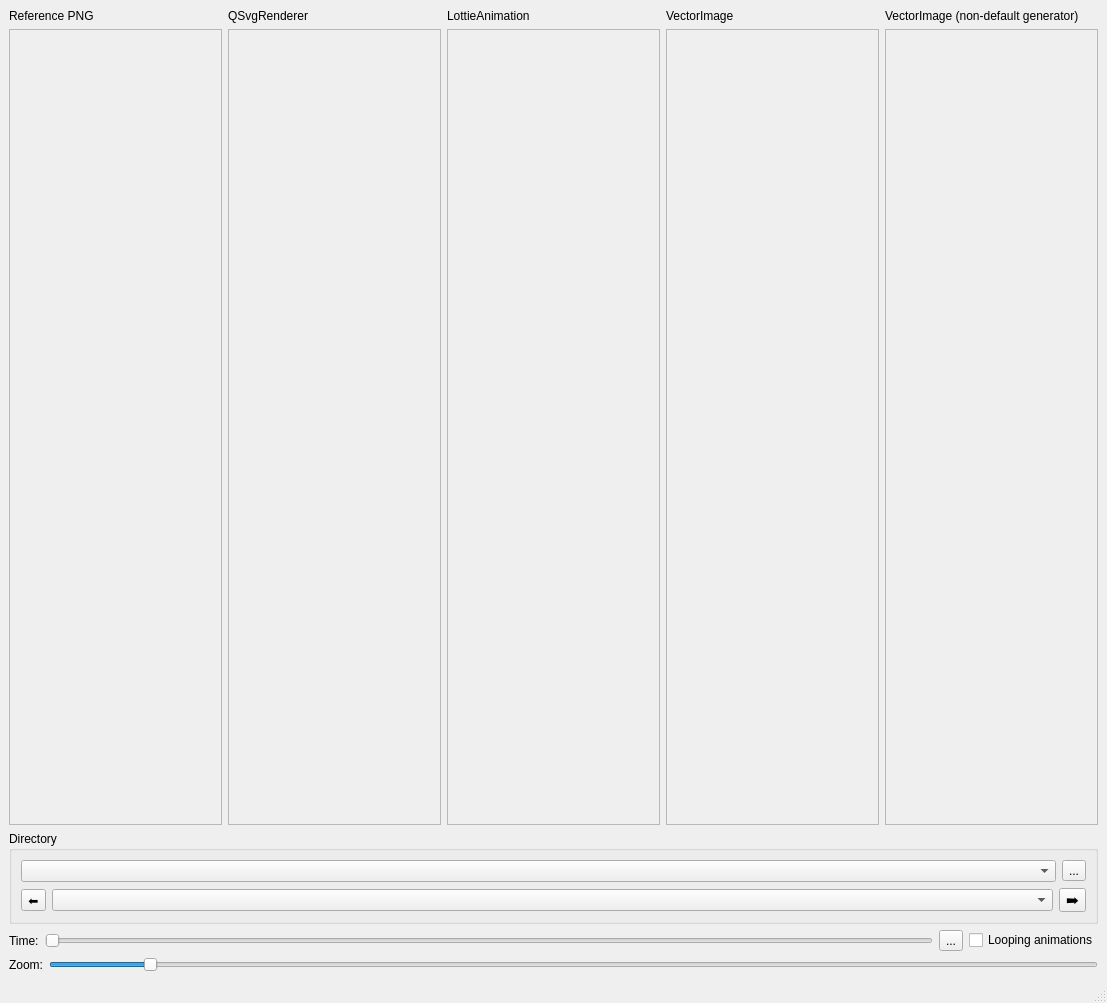
<?xml version="1.0" encoding="UTF-8"?>
<ui version="4.0">
 <class>MainWindow</class>
 <widget class="QMainWindow" name="MainWindow">
  <property name="geometry">
   <rect>
    <x>0</x>
    <y>0</y>
    <width>1107</width>
    <height>1003</height>
   </rect>
  </property>
  <property name="windowTitle">
   <string>MainWindow</string>
  </property>
  <widget class="QWidget" name="centralwidget">
   <layout class="QVBoxLayout" name="verticalLayout">
    <item>
     <layout class="QHBoxLayout" name="horizontalLayout">
      <item>
       <layout class="QVBoxLayout" name="vaRefPng">
        <item>
         <widget class="QLabel" name="lRefPng">
          <property name="sizePolicy">
           <sizepolicy hsizetype="Preferred" vsizetype="Maximum">
            <horstretch>0</horstretch>
            <verstretch>0</verstretch>
           </sizepolicy>
          </property>
          <property name="text">
           <string>Reference PNG</string>
          </property>
         </widget>
        </item>
        <item>
         <widget class="QScrollArea" name="saImage">
          <property name="sizePolicy">
           <sizepolicy hsizetype="Preferred" vsizetype="Preferred">
            <horstretch>0</horstretch>
            <verstretch>0</verstretch>
           </sizepolicy>
          </property>
          <property name="toolTip">
           <string>Reference png</string>
          </property>
          <property name="widgetResizable">
           <bool>true</bool>
          </property>
          <property name="alignment">
           <set>Qt::AlignmentFlag::AlignBottom|Qt::AlignmentFlag::AlignLeading|Qt::AlignmentFlag::AlignLeft</set>
          </property>
          <widget class="QWidget" name="scrollAreaWidgetContents">
           <property name="geometry">
            <rect>
             <x>0</x>
             <y>0</y>
             <width>209</width>
             <height>752</height>
            </rect>
           </property>
          </widget>
         </widget>
        </item>
       </layout>
      </item>
      <item>
       <layout class="QVBoxLayout" name="verticalLayout_3">
        <item>
         <widget class="QLabel" name="lSvgRenderer">
          <property name="sizePolicy">
           <sizepolicy hsizetype="Preferred" vsizetype="Maximum">
            <horstretch>0</horstretch>
            <verstretch>0</verstretch>
           </sizepolicy>
          </property>
          <property name="text">
           <string>QSvgRenderer</string>
          </property>
         </widget>
        </item>
        <item>
         <widget class="QScrollArea" name="saSvgPainter">
          <property name="sizePolicy">
           <sizepolicy hsizetype="Preferred" vsizetype="Preferred">
            <horstretch>0</horstretch>
            <verstretch>0</verstretch>
           </sizepolicy>
          </property>
          <property name="toolTip">
           <string>Reference QPainter</string>
          </property>
          <property name="widgetResizable">
           <bool>true</bool>
          </property>
          <widget class="QWidget" name="scrollAreaWidgetContents_4">
           <property name="geometry">
            <rect>
             <x>0</x>
             <y>0</y>
             <width>208</width>
             <height>752</height>
            </rect>
           </property>
          </widget>
         </widget>
        </item>
       </layout>
      </item>
      <item>
       <layout class="QVBoxLayout" name="verticalLayout_6">
        <item>
         <widget class="QLabel" name="lLottieAnimation">
          <property name="sizePolicy">
           <sizepolicy hsizetype="Preferred" vsizetype="Maximum">
            <horstretch>0</horstretch>
            <verstretch>0</verstretch>
           </sizepolicy>
          </property>
          <property name="text">
           <string>LottieAnimation</string>
          </property>
         </widget>
        </item>
        <item>
         <widget class="QScrollArea" name="saLottieAnimation">
          <property name="sizePolicy">
           <sizepolicy hsizetype="Preferred" vsizetype="Preferred">
            <horstretch>0</horstretch>
            <verstretch>0</verstretch>
           </sizepolicy>
          </property>
          <property name="toolTip">
           <string>Reference QPainter</string>
          </property>
          <property name="widgetResizable">
           <bool>true</bool>
          </property>
          <widget class="QWidget" name="scrollAreaWidgetContents_6">
           <property name="geometry">
            <rect>
             <x>0</x>
             <y>0</y>
             <width>209</width>
             <height>752</height>
            </rect>
           </property>
          </widget>
         </widget>
        </item>
       </layout>
      </item>
      <item>
       <layout class="QVBoxLayout" name="verticalLayout_4">
        <item>
         <widget class="QLabel" name="label_3">
          <property name="sizePolicy">
           <sizepolicy hsizetype="Preferred" vsizetype="Maximum">
            <horstretch>0</horstretch>
            <verstretch>0</verstretch>
           </sizepolicy>
          </property>
          <property name="text">
           <string>VectorImage</string>
          </property>
         </widget>
        </item>
        <item>
         <widget class="QScrollArea" name="saVectorImage">
          <property name="sizePolicy">
           <sizepolicy hsizetype="Preferred" vsizetype="Expanding">
            <horstretch>0</horstretch>
            <verstretch>0</verstretch>
           </sizepolicy>
          </property>
          <property name="toolTip">
           <string>VectorImage</string>
          </property>
          <property name="widgetResizable">
           <bool>true</bool>
          </property>
          <widget class="QWidget" name="scrollAreaWidgetContents_2">
           <property name="geometry">
            <rect>
             <x>0</x>
             <y>0</y>
             <width>208</width>
             <height>752</height>
            </rect>
           </property>
          </widget>
         </widget>
        </item>
       </layout>
      </item>
      <item>
       <layout class="QVBoxLayout" name="verticalLayout_5">
        <item>
         <widget class="QLabel" name="label_4">
          <property name="sizePolicy">
           <sizepolicy hsizetype="Preferred" vsizetype="Maximum">
            <horstretch>0</horstretch>
            <verstretch>0</verstretch>
           </sizepolicy>
          </property>
          <property name="text">
           <string>VectorImage (non-default generator)</string>
          </property>
         </widget>
        </item>
        <item>
         <widget class="QScrollArea" name="saVectorImageNonDefault">
          <property name="sizePolicy">
           <sizepolicy hsizetype="Preferred" vsizetype="Expanding">
            <horstretch>0</horstretch>
            <verstretch>0</verstretch>
           </sizepolicy>
          </property>
          <property name="toolTip">
           <string>VectorImage</string>
          </property>
          <property name="widgetResizable">
           <bool>true</bool>
          </property>
          <widget class="QWidget" name="scrollAreaWidgetContents_3">
           <property name="geometry">
            <rect>
             <x>0</x>
             <y>0</y>
             <width>209</width>
             <height>752</height>
            </rect>
           </property>
          </widget>
         </widget>
        </item>
       </layout>
      </item>
     </layout>
    </item>
    <item>
     <widget class="QGroupBox" name="groupBox">
      <property name="sizePolicy">
       <sizepolicy hsizetype="MinimumExpanding" vsizetype="Maximum">
        <horstretch>0</horstretch>
        <verstretch>0</verstretch>
       </sizepolicy>
      </property>
      <property name="title">
       <string>Directory</string>
      </property>
      <layout class="QVBoxLayout" name="verticalLayout_2">
       <item>
        <layout class="QHBoxLayout" name="horizontalLayout_2">
         <item>
          <widget class="QComboBox" name="cbCurrentDir">
           <property name="maxCount">
            <number>10</number>
           </property>
          </widget>
         </item>
         <item>
          <widget class="QToolButton" name="tbSelectDir">
           <property name="text">
            <string>...</string>
           </property>
          </widget>
         </item>
        </layout>
       </item>
       <item>
        <layout class="QHBoxLayout" name="horizontalLayout_3">
         <item>
          <widget class="QToolButton" name="tbPrev">
           <property name="text">
            <string>⬅️</string>
           </property>
          </widget>
         </item>
         <item>
          <widget class="QComboBox" name="cbFilename"/>
         </item>
         <item>
          <widget class="QToolButton" name="tbNext">
           <property name="font">
            <font>
             <family>Segoe UI Emoji</family>
            </font>
           </property>
           <property name="text">
            <string>➡️</string>
           </property>
          </widget>
         </item>
        </layout>
       </item>
      </layout>
     </widget>
    </item>
    <item>
     <layout class="QHBoxLayout" name="horizontalLayout_5">
      <item>
       <layout class="QHBoxLayout" name="hlTime">
        <item>
         <widget class="QLabel" name="lTime">
          <property name="text">
           <string>Time:</string>
          </property>
         </widget>
        </item>
        <item>
         <widget class="QSlider" name="hsTime">
          <property name="maximum">
           <number>100</number>
          </property>
          <property name="orientation">
           <enum>Qt::Orientation::Horizontal</enum>
          </property>
         </widget>
        </item>
       </layout>
      </item>
      <item>
       <widget class="QToolButton" name="tbPlay">
        <property name="text">
         <string>...</string>
        </property>
        <property name="icon">
         <iconset theme="QIcon::ThemeIcon::MediaPlaybackStart"/>
        </property>
       </widget>
      </item>
      <item>
       <widget class="QCheckBox" name="cbLooping">
        <property name="sizePolicy">
         <sizepolicy hsizetype="Minimum" vsizetype="Fixed">
          <horstretch>0</horstretch>
          <verstretch>0</verstretch>
         </sizepolicy>
        </property>
        <property name="text">
         <string>Looping animations</string>
        </property>
       </widget>
      </item>
     </layout>
    </item>
    <item>
     <layout class="QHBoxLayout" name="horizontalLayout_4">
      <item>
       <widget class="QLabel" name="label">
        <property name="text">
         <string>Zoom:</string>
        </property>
       </widget>
      </item>
      <item>
       <widget class="QSlider" name="hsScale">
        <property name="minimum">
         <number>1</number>
        </property>
        <property name="maximum">
         <number>100</number>
        </property>
        <property name="value">
         <number>10</number>
        </property>
        <property name="orientation">
         <enum>Qt::Orientation::Horizontal</enum>
        </property>
       </widget>
      </item>
     </layout>
    </item>
   </layout>
  </widget>
  <widget class="QMenuBar" name="menubar">
   <property name="geometry">
    <rect>
     <x>0</x>
     <y>0</y>
     <width>1107</width>
     <height>21</height>
    </rect>
   </property>
  </widget>
  <widget class="QStatusBar" name="statusbar"/>
 </widget>
 <resources/>
 <connections/>
</ui>
